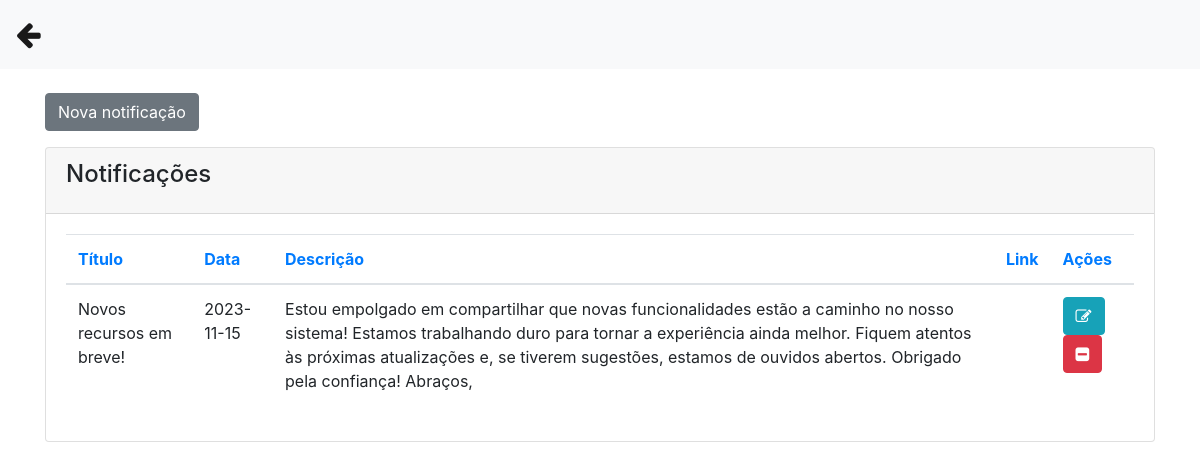
Before: /novanotificacao.php (signed in) with the older database file.
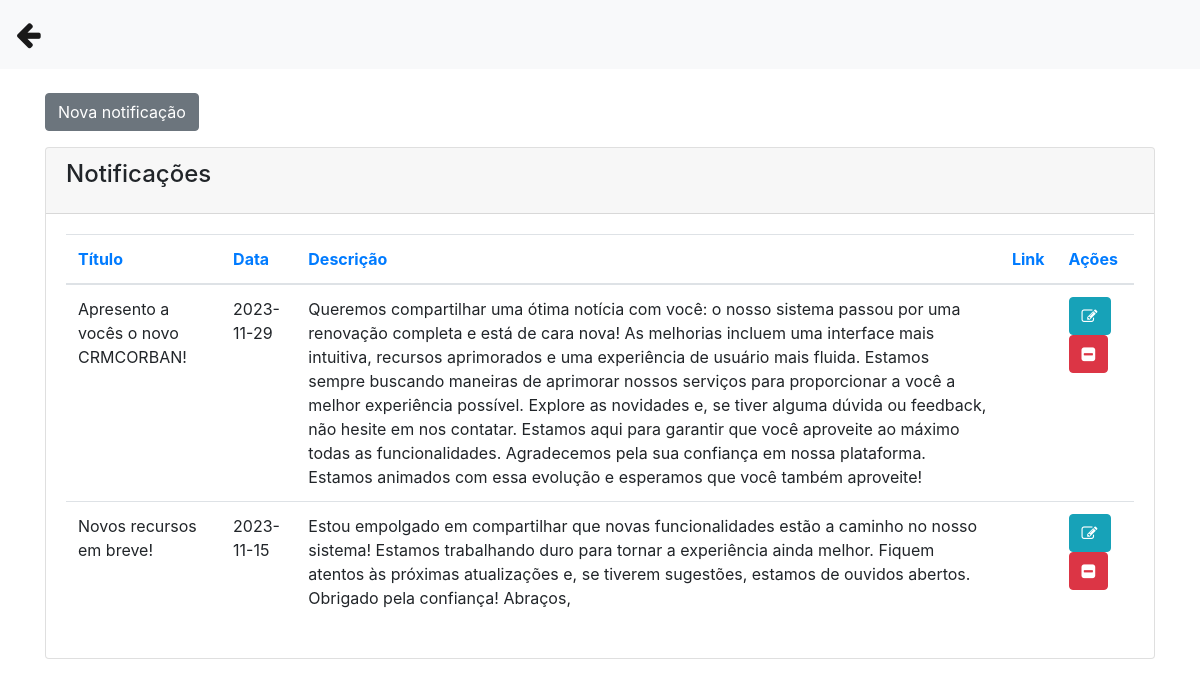
After: the same page with the newer database file.
### tables this page shows
CREATE TABLE `notificacoes` (
  `id` int(11) NOT NULL,
  `titulo` varchar(255) NOT NULL,
  `data_publicacao` date NOT NULL,
  `descricao` text NOT NULL,
  `link` varchar(255) DEFAULT NULL,
  `icon` varchar(50) DEFAULT NULL,
  `lida` varchar(10) NOT NULL COMMENT '1 = nao aparece o alerta de nova notificacao'
);

### novanotificacao.php (the view, shortened to what this page needs)
<?php
include('conexao.php');
?>
<!DOCTYPE html>
<html>
<head>
  <link rel="stylesheet" href="https://stackpath.bootstrapcdn.com/bootstrap/4.1.3/css/bootstrap.min.css">
  <link rel="stylesheet" href="https://cdnjs.cloudflare.com/ajax/libs/font-awesome/4.7.0/css/font-awesome.min.css">
</head>
<body>
  <nav class="navbar navbar-expand-lg navbar-light bg-light">
    <a class="navbar-brand" href="painel_funcionario.php"><big><big><i class="fa fa-arrow-left"></i></big></big></a>
  </nav>
  <div class="container">
    <br>
    <div class="row">
      <div class="col-sm-12">
        <div class="container">
          <div class="row">
            <button type="button" class="btn btn-secondary mb-3" data-toggle="modal" data-target="#modalExemplo">Nova notificação </button>
          </div>
        </div>
        <div class="content">
          <div class="row">
            <div class="col-md-12">
              <div class="card">
                <div class="card-header">
                  <h4 class="card-title">Notificações</h4>
                </div>
                <div class="card-body">
                  <div class="table-responsive">
                    <?php
                    if (isset($_GET['buttonPesquisar']) and $_GET['txtpesquisar'] != '') {
                      $nome = $_GET['txtpesquisar'] . '%';
                      $query = "select * from usuarios where nome LIKE '$nome'  order by nome asc";
                    }
                    else {
                      $query = "select * from notificacoes order by id desc";
                    }
                    $result = mysqli_query($conexao, $query);
                    $row = mysqli_num_rows($result);
                    if ($row == '') {
                      echo "<h3> Não existem dados cadastrados no banco </h3>";
                    } else {
                    ?>
                      <table class="table">
                        <thead class=" text-primary">
                          <th>
                            Título
                          </th>
                          <th>
                            Data
                          </th>
                          <th>
                            Descrição
                          </th>
                          <th>
                            Link
                          </th>
                          <th>
                            Ações
                          </th>
                        </thead>
                        <tbody>
                          <?php
                          while ($res_1 = mysqli_fetch_array($result)) {
                            $titulo = $res_1["titulo"];
                            $data_publicacao = $res_1["data_publicacao"];
                            $descricao = $res_1["descricao"];
                            $link = $res_1["link"];
                            $id = $res_1["id"];
                          ?>
                            <tr>
                              <td><?php echo $titulo; ?></td>
                              <td><?php echo $data_publicacao; ?></td>
                              <td><?php echo $descricao; ?></td>
                              <td><?php echo  $link; ?></td>
                              <td>
                                <a class="btn btn-info" href="novanotificacao.php?func=edita&id=<?php echo $id; ?>"><i class="fa fa-pencil-square-o"></i></a>
                                <a class="btn btn-danger" href="novanotificacao.php?func=deleta&id=<?php echo $id; ?>"><i class="fa fa-minus-square"></i></a>
                              </td>
                            </tr>
                          <?php
                          }
                          ?>
                        </tbody>
                      </table>
                    <?php
                    }
                    ?>
                  </div>
                </div>
              </div>
            </div>
          </div>
</body>
</html>

Changed rows visible on the page:
added notificacoes: titulo "Apresento a vocês o novo CRMCORBAN!", data_publicacao "2023-11-29", descricao "Queremos compartilhar uma ótima notícia com você: o nosso sistema passou por uma renovação completa e está de cara nova! As melhorias incluem uma interface mais intuitiva, recursos aprimorados e uma experiência de usuário mais fluida. Estamos sempre buscando maneiras de aprimorar nossos serviços para proporcionar a você a melhor experiência possível. Explore as novidades e, se tiver alguma dúvida ou feedback, não hesite em nos contatar. Estamos aqui para garantir que você aproveite ao máximo todas as funcionalidades. Agradecemos pela sua confiança em nossa plataforma. Estamos animados com essa evolução e esperamos que você também aproveite!"
